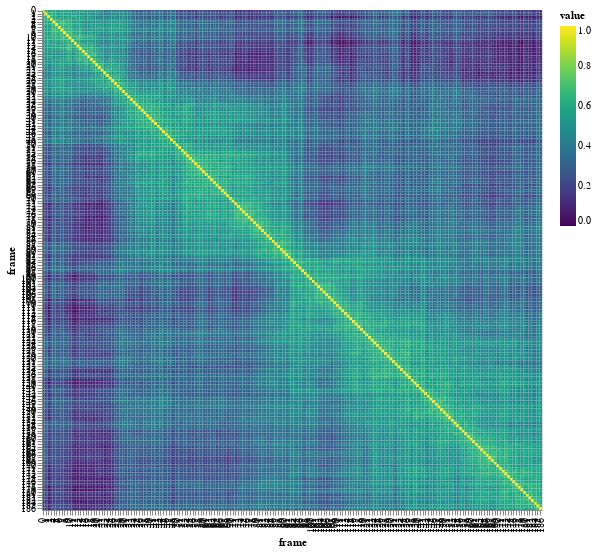

Write notebook code for a chart like this one.
### Code cell
alt.Chart(long_form).mark_rect().encode(
    x=alt.X('frame1:O', title='frame'),
    y=alt.Y('frame2:O', title='frame'),
    color=alt.Color('value:Q', scale=alt.Scale(scheme='viridis'))
).properties(
    width=500,
    height=500
)

### Figure 1 — Vega-Lite specification as saved in the notebook (floating-point values rounded to 4 significant figures; data arrays with more than 128 entries replaced by an {"elided": "..."} marker saying what was removed)
{"config": {"view": {"continuousWidth": 400, "continuousHeight": 300}}, "data": {"name": "data-a1115c809bd653248b0e230a175e5185"}, "mark": "rect", "encoding": {"color": {"type": "quantitative", "field": "value", "scale": {"scheme": "viridis"}}, "x": {"type": "ordinal", "field": "frame1", "title": "frame"}, "y": {"type": "ordinal", "field": "frame2", "title": "frame"}}, "height": 500, "width": 500, "$schema": "https://vega.github.io/schema/vega-lite/v4.0.0.json", "datasets": {"data-a1115c809bd653248b0e230a175e5185": {"elided": "34969 records"}}}
